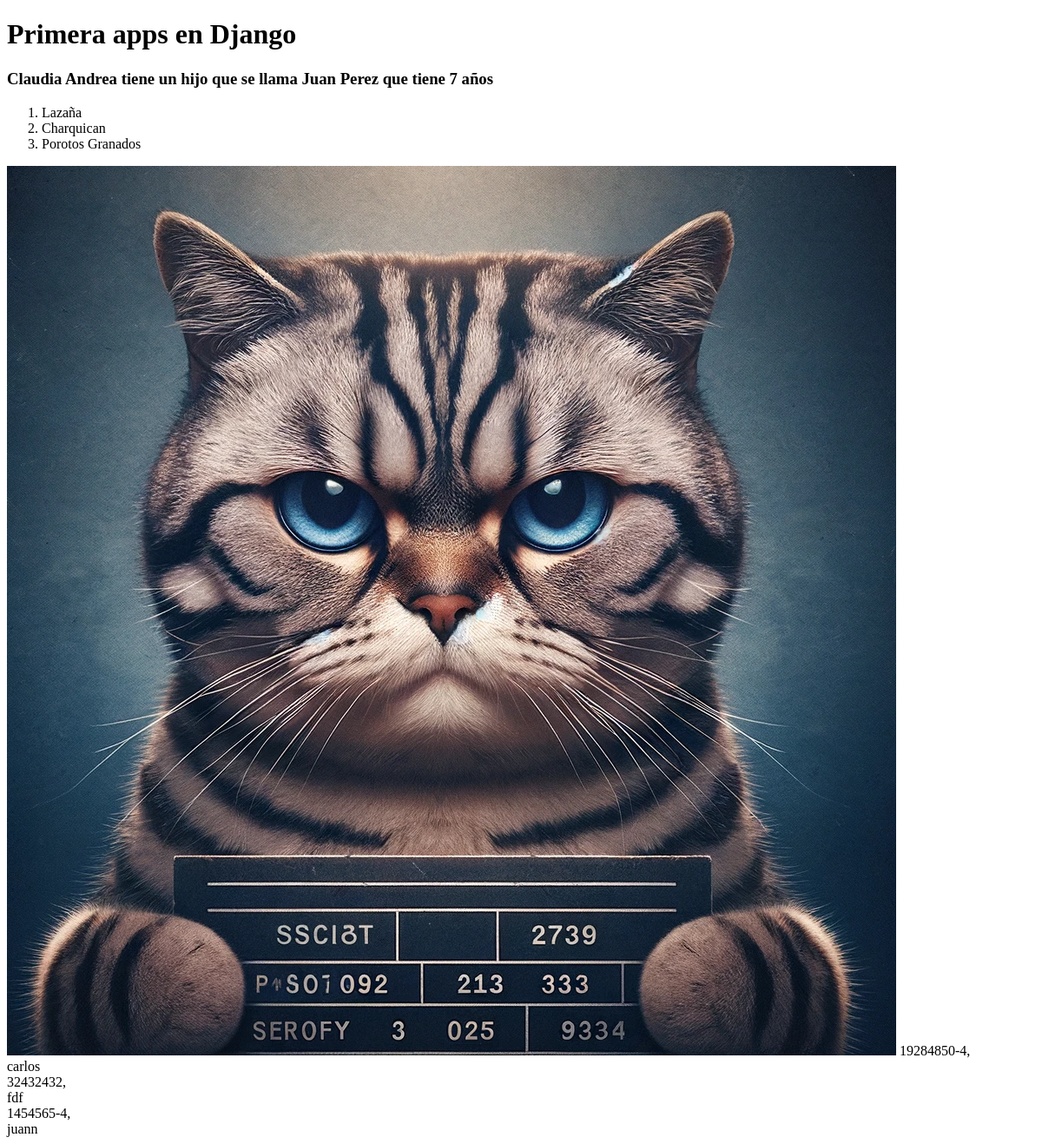
Before: / with the older database file.
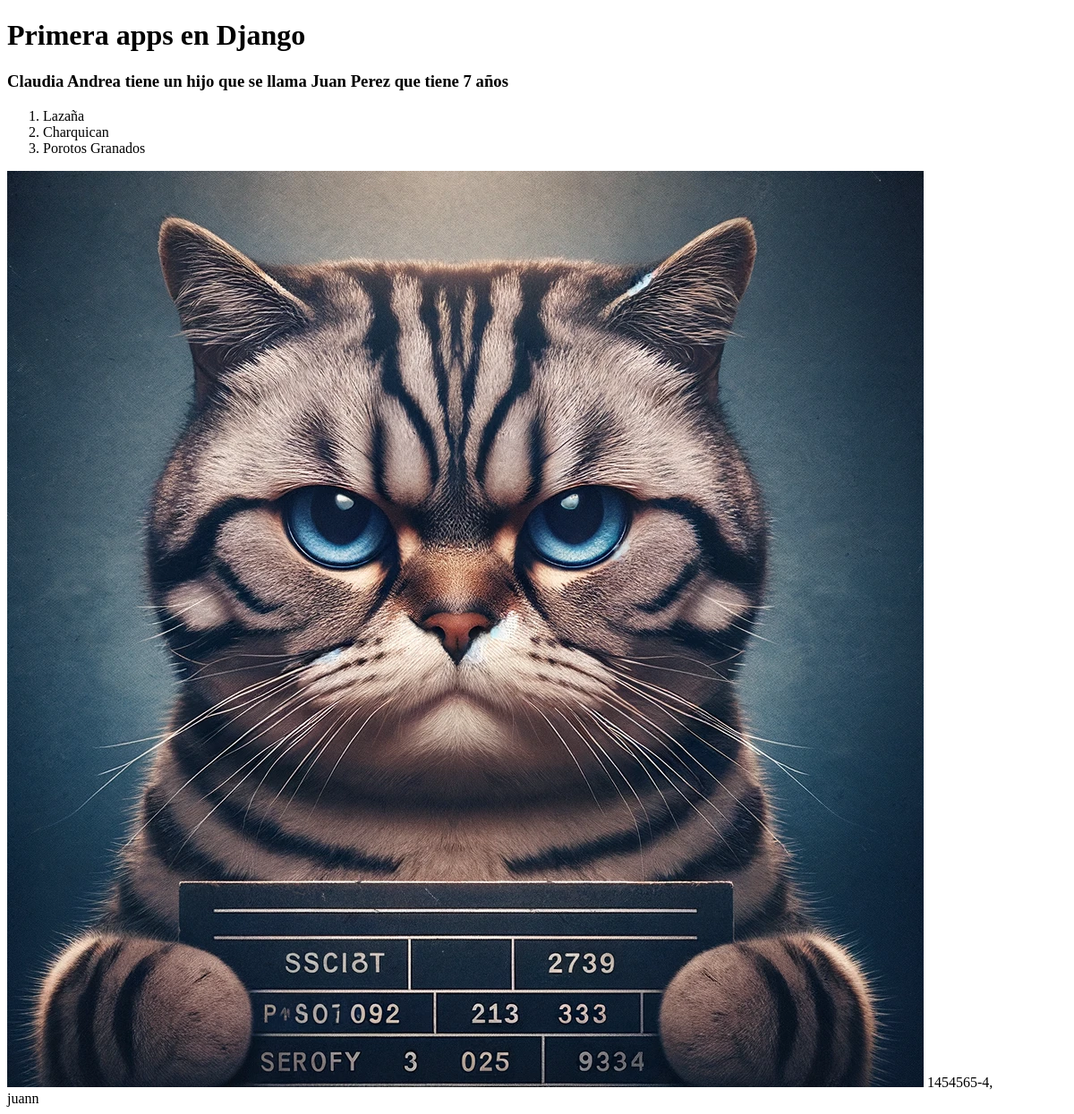
After: the same page with the newer database file.
### alumnos/models.py (models this page shows, shortened)
class Alumno(models.Model):
    rut              = models.CharField(primary_key=True, max_length=10)
    nombre           = models.CharField(max_length=20)
    apellido_paterno = models.CharField(max_length=20)
    apellido_materno = models.CharField(max_length=20)
    fecha_nacimiento = models.DateField(blank=False, null=False)
    id_genero        = models.ForeignKey('Genero',on_delete=models.CASCADE, db_column='idGenero')
    telefono         = models.CharField(max_length=45)
    email            = models.EmailField(unique=True, max_length=100, blank=True, null=True)
    direccion        = models.CharField(max_length=50, blank=True, null=True)
    activo           = models.IntegerField()

### alumnos/views.py (the view)
# urls.py: path('', index, name='index'),
def index(request):
    hijo=persona("Juan Perez", "7")
    lista=["Lazaña", "Charquican", "Porotos Granados"]
    alumnos= Alumno.objects.all()
    context={"hijo":hijo, "nombre":"Claudia Andrea", "comidas":lista, "alumnos":alumnos}
    return render(request, 'alumnos/index.html', context)

### alumnos/templates/alumnos/index.html (shortened to what this page needs)
{% load static %}
<!DOCTYPE html>
<html lang="en">
<head>
</head>
<body>
    {% load static%}
    <h1>Primera apps en Django</h1>
    <h3>{{nombre}} tiene un hijo que se llama {{hijo.nombre}} que tiene {{hijo.edad}} años</h3>
    <ol>
        {% for comida in comidas %}
            <li>{{comida}}</li>
        {% endfor %}
    </ol>
    <img src="{% static 'alumnos/img/gatomalo.webp' %}" alt="">
    {% for alumno in alumnos%}
        {{alumno.rut}}, <br>{{alumno.nombre}} <br>
    {% endfor %}
</body>
</html>

Changed rows visible on the page:
removed Alumno: rut "19284850-4", nombre "carlos"
removed Alumno: rut "32432432", nombre "fdf"
